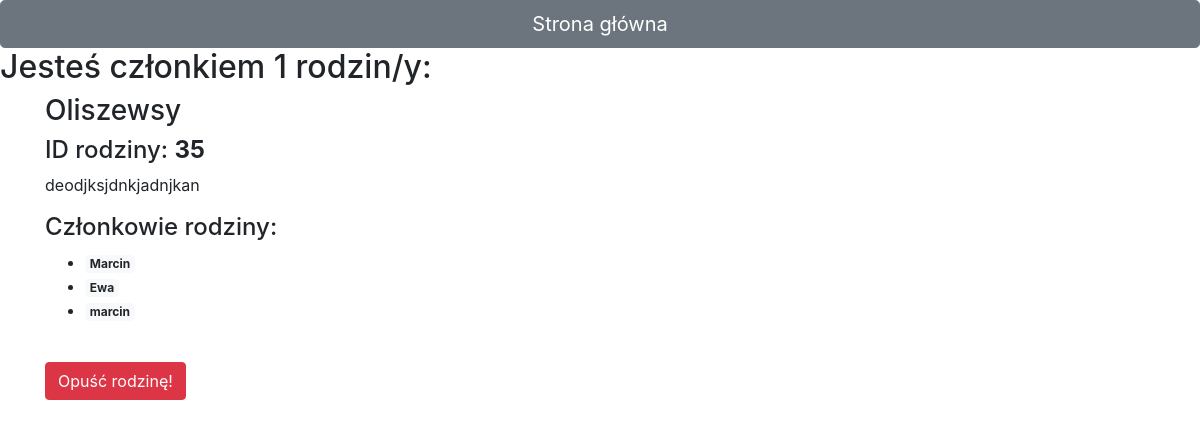
Page /loggedin/myfamilies/ (signed in) on the earlier database version.
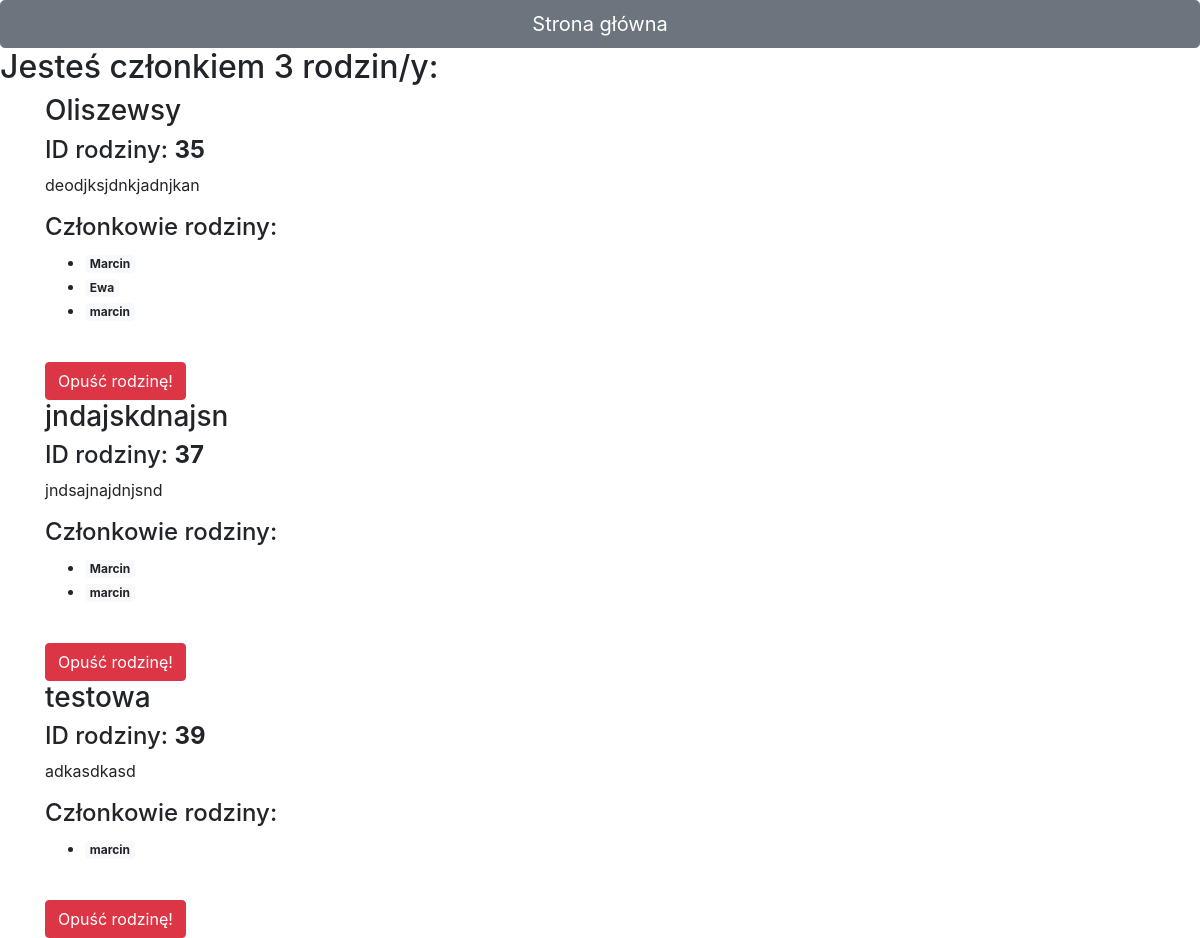
Same page on the later database version.
### Authentication/models.py (models this page shows, shortened)
class Family(models.Model):
    name = models.CharField(max_length=128)
    description = models.TextField(blank=True, help_text='Opcjonalne, ale na pewno czym szczególnym się odznaczacie :) ')
    members = models.ManyToManyField(Member)

class Member(models.Model):
    member = models.CharField(max_length=128)
    def __str__(self):
        return self.member

### Authentication/views.py (the view, shortened to what this page needs)
# urls.py: path('loggedin/myfamilies/', Myfamilies, name='myfamilies'),
@login_required
def Myfamilies(request):
    if request.method=='GET':
        families = Family.objects.filter()
        my_families = [] # families that I belong to
        number_of_families = 0 #Number of families user belongs
        for family in families:
            for member in family.members.all():
                if str(member) == str(request.user.username):
                    my_families.append(family)
        number_of_families = len(my_families)
        return render(request, 'Authentication/myfamilies.html', {'my_families':my_families,'number_of_families':number_of_families})

### Authentication/templates/Authentication/myfamilies.html (shortened to what this page needs)
<!doctype html>
<html lang="en">
  <head>
    <link rel="stylesheet" href="https://stackpath.bootstrapcdn.com/bootstrap/4.4.1/css/bootstrap.min.css">
  </head>
  <body>
<div><a class="btn btn-secondary btn-lg btn-block" href="{% url 'logedin' %}">Strona główna</a></div>
<h2>Jesteś członkiem {{ number_of_families }} rodzin/y:</h2>
{% for family in my_families %}
    <div class="container">
          <div class="row">
            <div class="col-sm">
                <h3>{{ family.name }}</h3>
                    <h4>ID rodziny: <b>{{ family.pk }}</b></h4>
                    <p>{{ family.description }}</p>
                    <h4>Członkowie rodziny:</h4>
                    <ul>
                        {% for member in family.members.all %}
                        <li>
                           <a href="{% url 'profile' member %}" class="badge badge-light">{{ member }}</a>
                        </li>
                        {% endfor %}
                    </ul>
                    <form method="POST">
                        <input type="hidden" name="family_id" value="{{ family.pk }}" ><br>
                        <button type="submit" class="btn btn-danger">Opuść rodzinę!</button>
                    </form>
            </div>
          </div>
    </div>
{% endfor %}
  </body>
</html>

Differences in the rows shown:
now on this page (row unchanged): Family: name "jndajskdnajsn", pk "37", description "jndsajnajdnjsnd", Member (member "Marcin"), Member (member "marcin")
added Family: name "testowa", pk "39", description "adkasdkasd", Member (member "marcin")
Other differences:
{{ number_of_families }}: "1" → "3"
